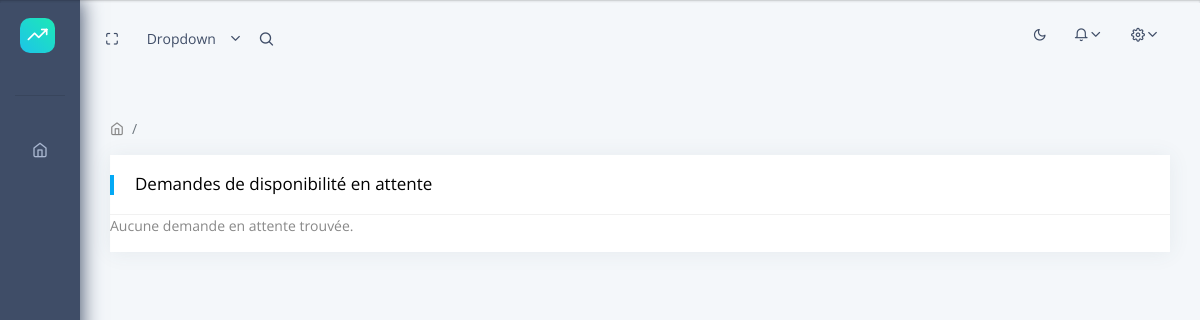
Before: /availability/teacher/availability/pending/ (signed in) with the older database file.
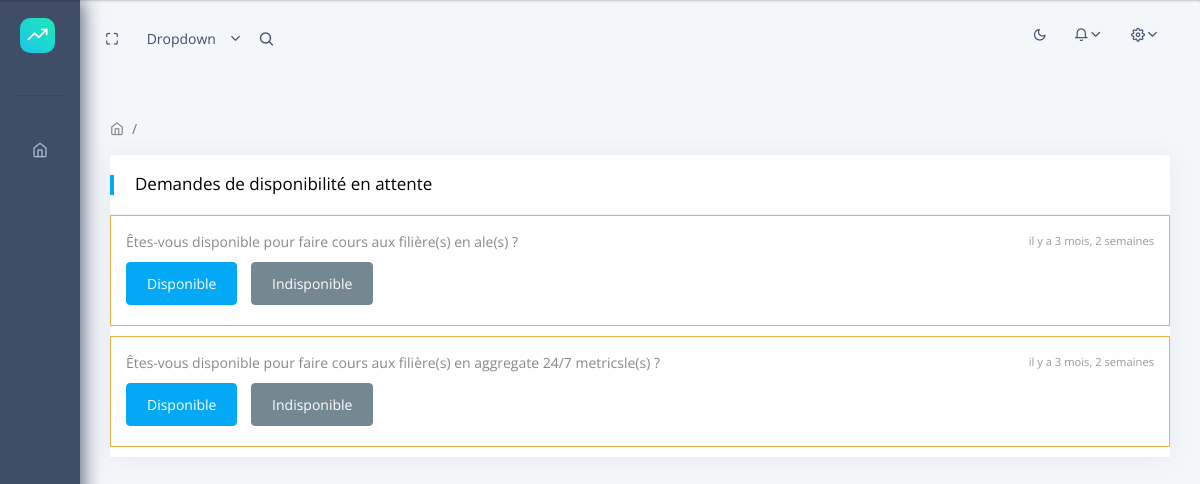
After: the same page with the newer database file.
### apps/availability/models.py (models this page shows, shortened)
class AvailabilityRequest(models.Model):
    subject = models.ForeignKey(
        'subjects.Subject',
        on_delete=models.CASCADE,
        verbose_name=_("Matière"),
        related_name='availability_requests'
    )
    teachers = models.ManyToManyField(
        'users.TeacherProfile',
        verbose_name=_("Enseignants"),
        related_name='availability_requests',
        help_text=_("Enseignants sélectionnés pour cette demande")
    )
    start_date = models.DateField(
        verbose_name=_("Date de début"),
        help_text=_("Date de début de la disponibilité")
    )
    end_date = models.DateField(
        verbose_name=_("Date de fin"),
        help_text=_("Date de fin de la disponibilité")
    )
    filieres = models.ManyToManyField(
        'courses.DepartmentLevel',
        related_name='availability_requests',
        verbose_name=_("Filières")
    )
    created_at = models.DateTimeField(
        auto_now_add=True,
        verbose_name=_("Date de création")
    )
    class Meta:
        verbose_name = _("Demande de disponibilité")
        verbose_name_plural = _("Demandes de disponibilités")
        permissions = [
            ('can_send_availabilityrequest', _("Peut envoyer une demande de disponibilité")),
            ('can_view_availabilityrequest_history', _("Peut voir l'historique des demande de disponibilité")),
            ('can_view_availabilityrequest_pending', _("Peut voir les demande de disponibilité en attente")),
        ]

### apps/subjects/models.py (models this page shows, shortened)
class Subject(models.Model):
    name = models.CharField(max_length=100, verbose_name=_("Nom de la matière"),unique=True)
    code = models.CharField(max_length=10, unique=True, verbose_name=_("Code de la matière"))
    department_levels = models.ManyToManyField('courses.DepartmentLevel', through='common.DepartmentLevelSubject', related_name='subjects', verbose_name=_("Niveaux et départements"))
    class Meta:
        verbose_name = _("Matière")
        verbose_name_plural = _("Matières")
        ordering = ['name']

### apps/availability/views.py (the view)
# urls.py: path('teacher/availability/pending/', TeacherAvailabilityPendingRequestView.as_view(), name='teacher_availability_pending_request_list'),
class TeacherAvailabilityPendingRequestView(LoginRequiredMixin,PermissionRequiredMixin,ListView):
    model = AvailabilityRequest
    template_name = 'availability/teacher/availability_pending.html'
    permission_required= 'availability.can_view_availabilityrequest_pending'
    context_object_name = 'requests'
    def get_queryset(self):
        teacher = self.request.user.teacherprofile
        teacher_response_prefetch = Prefetch(
            'responses',
            queryset=AvailabilityResponse.objects.filter(teacher=teacher, status='pending'),
            to_attr='teacher_response'
        )
        queryset = AvailabilityRequest.objects.filter(responses__teacher=teacher, responses__status='pending').prefetch_related(teacher_response_prefetch).distinct()
        return queryset

### apps/users/models.py (called while the page is built)
    def has_role(self, role):
        if not self.is_authenticated:
            return False
        return self.role == role

    @property
    def is_student(self):
        return self.has_role('student')

    @property
    def is_parent(self):
        return self.has_role('parent')

    @property
    def is_admin(self):
        return self.has_role('admin')

### templates/availability/teacher/availability_pending.html (shortened to what this page needs)
{% extends 'layouts/base.html' %}
{% block content %}
  <div class="card">
    <div class="card-header d-flex justify-content-between align-items-center">
      <h5>Demandes de disponibilité en attente</h5>
    </div>
    <div id="request-list">
      {% for request in requests %}
        {% if request.teacher_response %}
          {% with response=request.teacher_response.0 %}
            {% if response.status == "pending" %}
              <div class="notification pending" style="padding: 15px; margin-bottom: 10px; border: 1px solid #f0ad4e;">
                <div class="d-flex justify-content-between align-items-center">
                  <p style="margin: 0;">Êtes-vous disponible pour faire cours aux filière(s)
                    en <strong>{{ request.subject.name }}</strong>le(s)
                     ?
                  </p>
                  <span style="font-size: 0.8em; color: #999;">
                    il y a {{ request.created_at|timesince }}
                  </span>
                </div>
                <div class="action-buttons" style="margin-top: 10px;">
                  <a href="#" id="accept-request" data-id="{{ request.id }}" class="btn btn-primary" style="margin-right: 10px;">Disponible</a>
                  <a href="#" id="reject-request" data-id="{{ request.id }}"  class="btn btn-secondary">Indisponible</a>
                </div>
              </div>
            {% endif %}
          {% endwith %}
        {% endif %}
      {% empty %}
        <p>Aucune demande en attente trouvée.</p>
      {% endfor %}
    </div>
  </div>
{% endblock %}

Changed rows visible on the page:
added AvailabilityRequest: subject.name "a", created_at "3 mois, 2 semaines"
added AvailabilityRequest: subject.name "aggregate 24/7 metrics", created_at "3 mois, 2 semaines"
Other visible differences:
text no longer shown: "Aucune demande en attente trouvée."
